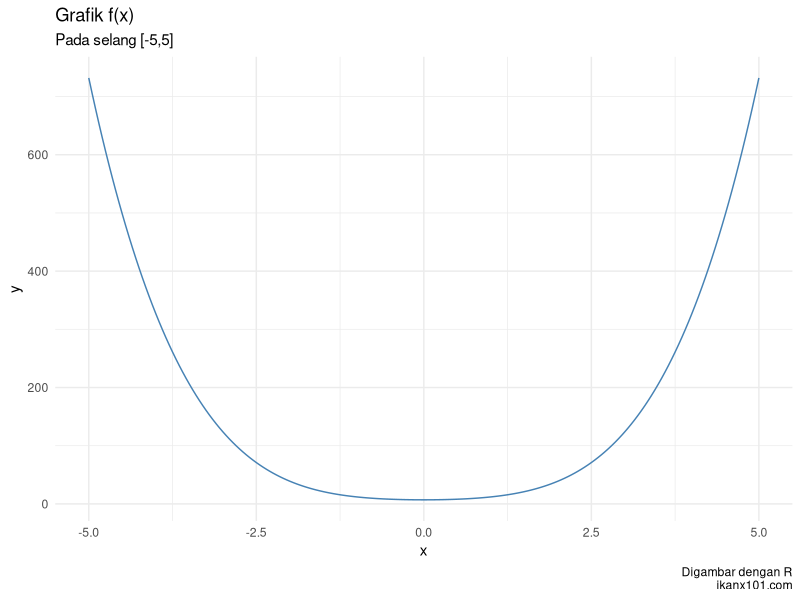

The R script that drew this image: (Note: this script raises an error after producing the figure.)
## ---- chunk 1
knitr::opts_chunk$set(echo = TRUE)

rm(list=ls())
library(dplyr)
library(ggplot2)

gambar_fx = function(f,a,b,delta){
  temp = data.frame(
    x = seq(a,b,by = delta)
  ) %>% 
    mutate(y = f(x)) %>% 
    filter(!is.nan(y))
  subtitle = paste0("Pada selang [",a,",",b,"]")
  caption = "Digambar dengan R\nikanx101.com"
  temp %>% 
    ggplot(aes(x,y)) +
    geom_line(color = "steelblue") +
    theme_minimal() +
    labs(title = "Grafik f(x)",
         subtitle = subtitle,
         caption = caption)
   
}

## ---- chunk 2
f = function(x){x^4 + 4*x^2 + 7}
a = -5
b = 5
delta = .05
gambar_fx(f,a,b,delta)
## ---- chunk 3
knitr::include_graphics("15_1.png")
## ---- chunk 4
f = function(x){3*x^5 + 6}
a = -5
b = 5
delta = .05
gambar_fx(f,a,b,delta)
## ---- chunk 5
f = function(x){2*x^6 - 1.5*x^5 + 5*x^4 - 6.5*x^3 + 6*x^2 - 3*x + 4.5}
a = -5
b = 5
delta = .05
gambar_fx(f,a,b,delta)
